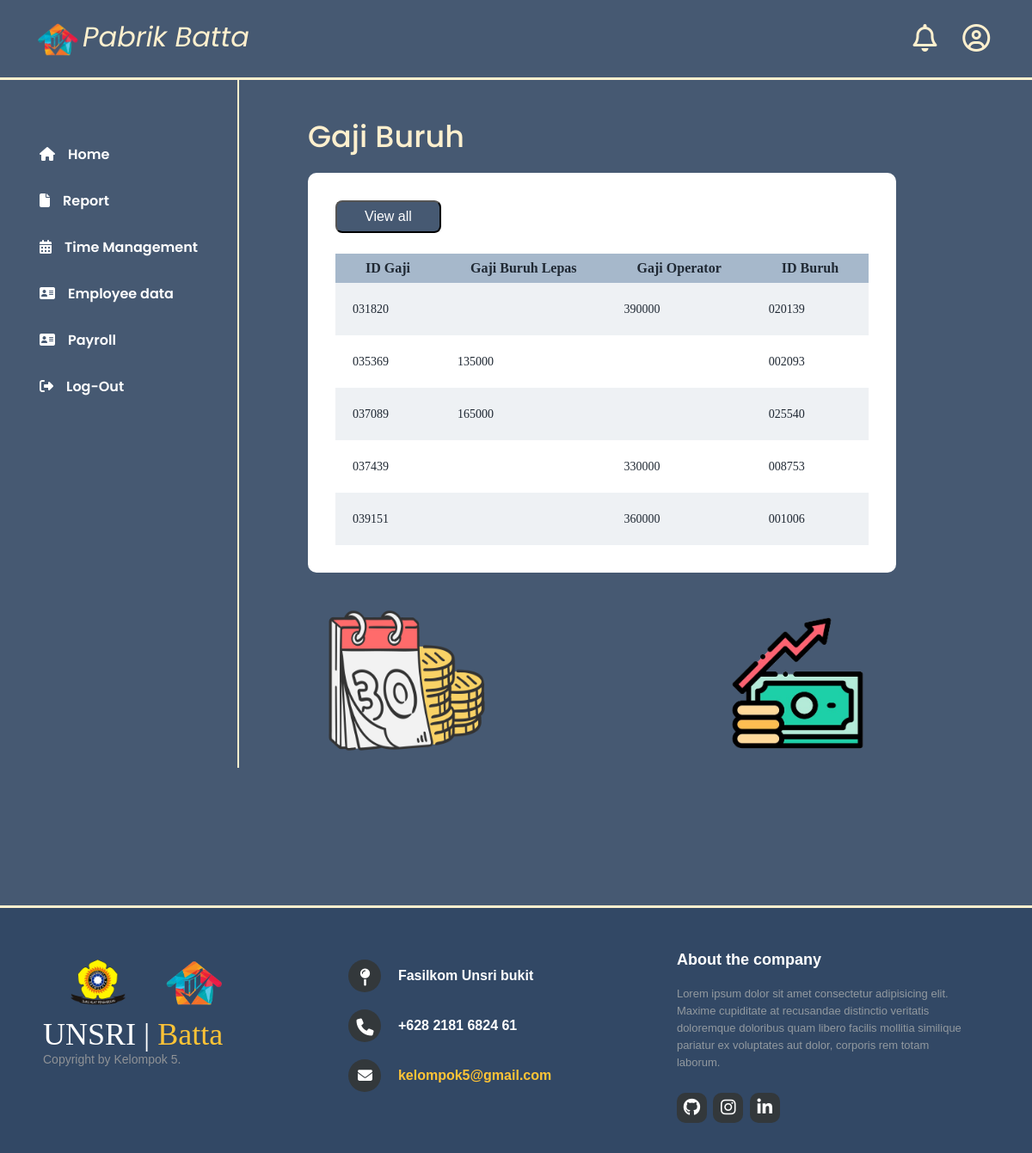
The page /Payroll.php on the database as committed earlier.
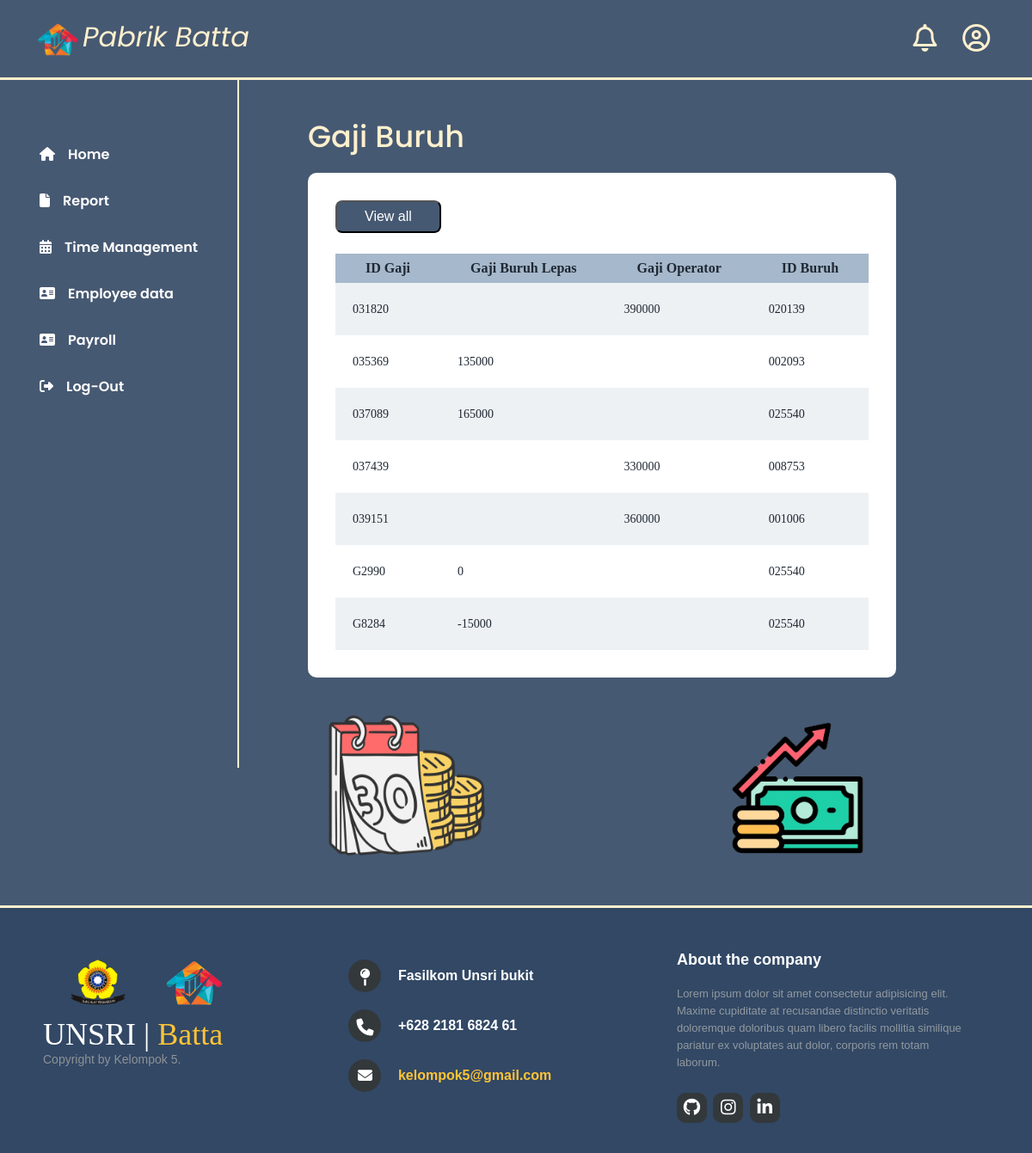
The same page on the database as committed later.
### tables this page shows
CREATE TABLE `tb_gaji` (
  `id_Gaji` varchar(20) NOT NULL,
  `GajiBuruhLepas` int(11) DEFAULT NULL,
  `GajiOperator` int(11) DEFAULT NULL,
  `id_buruh` varchar(20) DEFAULT NULL
);

### Payroll.php (the view, shortened to what this page needs)
<!DOCTYPE html>
<html lang="en">
<head>
    <link rel="stylesheet" href="Assets/css/style.css">
</head>
<body>
    <div class="header">
        <header class="header-top">
            <div href="#" class="logo">
                <img src="Assets/images/Logo.png" width="60"><a href="#">Pabrik Batta</a>
            </div>
            <div class="navbar-btn">
                <a href="#home" class="active"><i class="fa-regular fa-bell fa-2xl"></i></a>
                <a href="Login-page.html" class="active"><i class="fa-regular fa-circle-user fa-2xl"></i></a>
            </div>
        </header>
    </div>
    <div class="container">
        <div class="sidebar">
            <ul class="nav">
                <li><a href="Home-page.html"><i class="fa fa-home"></i>Home</a></li>
                <li><a href="Report.php"><i class="fa fa-file"></i>Report</a></li>
                <li><a href="Time-Management.php"><i class="fa fa-calendar-days"></i>Time Management</a></li>
                <li><a href="Employee.php"><i class="fa fa-address-card"></i>Employee data</a></li>
                <li><a href="Payroll.php"><i class="fa fa-address-card"></i>Payroll</a></li>
                <li><a href="#"><i class="fa fa-right-from-bracket"></i>Log-Out</a></li>
            </ul>
        </div>
        <section class="hero" id="home">
            <div class="report">
                <h2>Gaji Buruh</h2>
                <?php
                    include 'connect.php';
                    $sql_select_gaji = "SELECT * FROM tb_gaji";
                    $result_gaji = $conn->query($sql_select_gaji);
                    if ($result_gaji) {
                        echo '<div class="tabular--wrapper">
                                <div class="table-container">
                                    <button class="view">View all</button>
                                    <table>
                                        <thead>
                                            <tr>
                                                <th>ID Gaji</th>
                                                <th>Gaji Buruh Lepas</th>
                                                <th>Gaji Operator</th>
                                                <th>ID Buruh</th>
                                            </tr>
                                        </thead>
                                        <tbody>';
                        while ($row_gaji = $result_gaji->fetch_assoc()) {
                            echo '<tr>
                                    <td>' . $row_gaji['id_Gaji'] . '</td>
                                    <td>' . $row_gaji['GajiBuruhLepas'] . '</td>
                                    <td>' . $row_gaji['GajiOperator'] . '</td>
                                    <td>' . $row_gaji['id_buruh'] . '</td>
                                </tr>';
                        }
                        echo '</tbody>
                            </table>
                        </div>
                    </div>';
                    } else {
                        echo "Error: " . $conn->error;
                    }
                ?>
                <div class="images"><img src="Assets/images/schedule.png" width="200">
                    <img src="Assets/images/Gmbr2.png" width="200">
                </div>
            </div>
        </section>
    </div>
    <footer class="footer-distributed">
        <div class="footer-left">
            <img class="Unsri" src="Assets/images/UnsriLogo.png">
            <img class="PB" src="Assets/images/Logo.png">
            <h3>UNSRI | <span> Batta</span></h3>
            <p class="footer-company-name">Copyright by Kelompok 5.</p>
        </div>
        <div class="footer-center">
            <div>
                <i class="fa fa-map-pin"></i>
                <p>Fasilkom Unsri bukit</p>
            </div>
            <div>
                <i class="fa fa-phone"></i>
                <p>+628 2181 6824 61</p>
            </div>
            <div>
                <i class="fa fa-envelope"></i>
                <p><a href="mailto:kelompok5@gmail.com">kelompok5@gmail.com</a></p>
            </div>
        </div>
        <div class="footer-right">
            <p class="footer-company-about">
                <span>About the company</span>
                Lorem ipsum dolor sit amet consectetur adipisicing elit. Maxime cupiditate at recusandae distinctio
                veritatis doloremque doloribus quam libero facilis mollitia similique pariatur ex voluptates aut dolor,
                corporis rem totam laborum.
            </p>
            <div class="footer-icons">
                <a href="https://github.com/rifko19?tab=repositories"><i class="fa fa-github"></i></a>
                <a href="#"><i class="fa fa-instagram"></i></a>
                <a href="https://www.linkedin.com/in/rifko-akbar-592915249/"><i class="fa fa-linkedin"></i></a>
            </div>
        </div>
    </footer>
</body>
</html>

Rows that differ between the two databases and show on the page:
added tb_gaji: id_Gaji "G2990", GajiBuruhLepas "0", id_buruh "025540"
added tb_gaji: id_Gaji "G8284", GajiBuruhLepas "-15000", id_buruh "025540"
